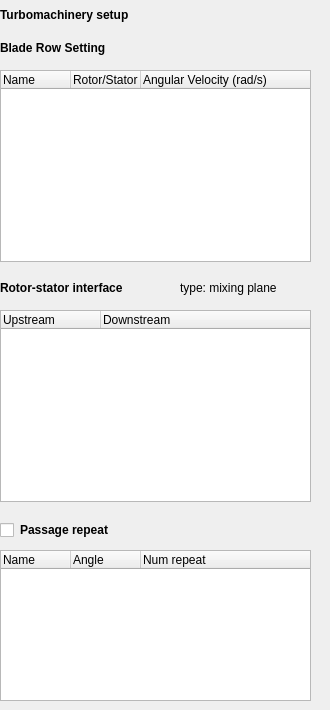
             <widget class="QWidget" name="turbomachinery">
              <widget class="QLabel" name="label_turbomachinery">
               <property name="geometry">
                <rect>
                 <x>0</x>
                 <y>0</y>
                 <width>151</width>
                 <height>31</height>
                </rect>
               </property>
               <property name="text">
                <string>&lt;html&gt;&lt;head/&gt;&lt;body&gt;&lt;p&gt;&lt;span style=&quot; font-weight:700;&quot;&gt;Turbomachinery setup&lt;/span&gt;&lt;/p&gt;&lt;/body&gt;&lt;/html&gt;</string>
               </property>
              </widget>
              <widget class="QLabel" name="label_3">
               <property name="geometry">
                <rect>
                 <x>0</x>
                 <y>40</y>
                 <width>121</width>
                 <height>16</height>
                </rect>
               </property>
               <property name="text">
                <string>&lt;html&gt;&lt;head/&gt;&lt;body&gt;&lt;p&gt;&lt;span style=&quot; font-weight:700;&quot;&gt;Blade Row Setting&lt;/span&gt;&lt;/p&gt;&lt;/body&gt;&lt;/html&gt;</string>
               </property>
              </widget>
              <widget class="QLabel" name="label_4">
               <property name="geometry">
                <rect>
                 <x>0</x>
                 <y>280</y>
                 <width>141</width>
                 <height>16</height>
                </rect>
               </property>
               <property name="text">
                <string>&lt;html&gt;&lt;head/&gt;&lt;body&gt;&lt;p&gt;&lt;span style=&quot; font-weight:700;&quot;&gt;Rotor-stator interface&lt;/span&gt;&lt;/p&gt;&lt;/body&gt;&lt;/html&gt;</string>
               </property>
              </widget>
              <widget class="QTreeWidget" name="turbo_zone_tree">
               <property name="geometry">
                <rect>
                 <x>0</x>
                 <y>70</y>
                 <width>311</width>
                 <height>192</height>
                </rect>
               </property>
               <attribute name="headerDefaultSectionSize">
                <number>70</number>
               </attribute>
               <column>
                <property name="text">
                 <string>Name</string>
                </property>
               </column>
               <column>
                <property name="text">
                 <string>Rotor/Stator</string>
                </property>
               </column>
               <column>
                <property name="text">
                 <string>Angular Velocity (rad/s)</string>
                </property>
               </column>
              </widget>
              <widget class="QTreeWidget" name="turbo_interface_tree">
               <property name="geometry">
                <rect>
                 <x>0</x>
                 <y>310</y>
                 <width>311</width>
                 <height>192</height>
                </rect>
               </property>
               <attribute name="headerDefaultSectionSize">
                <number>100</number>
               </attribute>
               <column>
                <property name="text">
                 <string>Upstream</string>
                </property>
               </column>
               <column>
                <property name="text">
                 <string>Downstream</string>
                </property>
               </column>
              </widget>
              <widget class="QLabel" name="passage_label">
               <property name="geometry">
                <rect>
                 <x>20</x>
                 <y>520</y>
                 <width>141</width>
                 <height>20</height>
                </rect>
               </property>
               <property name="text">
                <string>&lt;html&gt;&lt;head/&gt;&lt;body&gt;&lt;p&gt;&lt;span style=&quot; font-weight:700;&quot;&gt;Passage repeat&lt;/span&gt;&lt;/p&gt;&lt;/body&gt;&lt;/html&gt;</string>
               </property>
              </widget>
              <widget class="QTreeWidget" name="passage_repeat_tree">
               <property name="geometry">
                <rect>
                 <x>0</x>
                 <y>550</y>
                 <width>311</width>
                 <height>151</height>
                </rect>
               </property>
               <attribute name="headerDefaultSectionSize">
                <number>70</number>
               </attribute>
               <column>
                <property name="text">
                 <string>Name</string>
                </property>
               </column>
               <column>
                <property name="text">
                 <string>Angle</string>
                </property>
               </column>
               <column>
                <property name="text">
                 <string>Num repeat</string>
                </property>
               </column>
              </widget>
              <widget class="QCheckBox" name="checkBox_passage_repeat">
               <property name="geometry">
                <rect>
                 <x>0</x>
                 <y>520</y>
                 <width>85</width>
                 <height>20</height>
                </rect>
               </property>
               <property name="text">
                <string/>
               </property>
              </widget>
              <widget class="QLabel" name="interface_type_label">
               <property name="geometry">
                <rect>
                 <x>180</x>
                 <y>280</y>
                 <width>141</width>
                 <height>16</height>
                </rect>
               </property>
               <property name="text">
                <string>type: mixing plane</string>
               </property>
              </widget>
             </widget>
